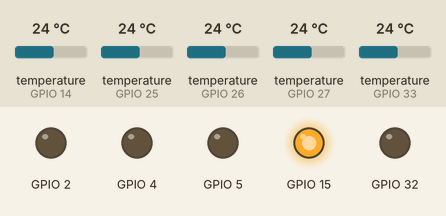
A program run on a simulated ESP32 board running MicroPython. Parts: output pins drawn as LEDs (lit = HIGH). The test bench sets the inputs (shaded band); at power-on: temperature (sensors on GPIO 25, GPIO 14, GPIO 26, GPIO 27, GPIO 33) 24 °C. WiFi joins after 1.5 s; files the program writes start out absent; no MQTT or app messages arrive unless stated; files that are not in the repository are absent; the clock reads 2024-03-15 10:24:30 at power-on unless the program sets it; what the program prints to the serial console is not drawn.

Above: at 3.5 s.
3.6 s: temperature (sensor on GPIO 25) set to 26.3 °C
At 6.6 s:
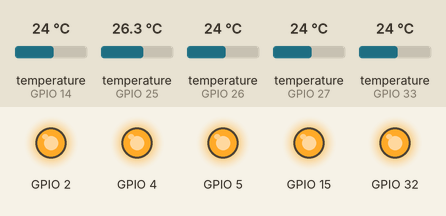
13.8 s: temperature (sensor on GPIO 25) set to 27.4 °C
At 22.3 s:
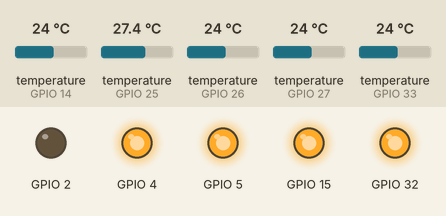
22.9 s: temperature (sensor on GPIO 14) set to 26.6 °C
31.2 s: temperature (sensor on GPIO 14) set to 27.7 °C
At 33.4 s:
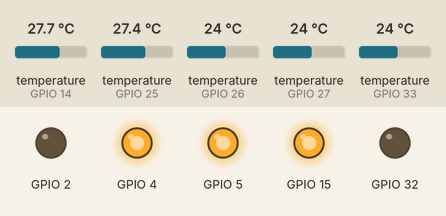
39.5 s: temperature (sensor on GPIO 26) set to 26.6 °C
49.8 s: temperature (sensor on GPIO 26) set to 27.4 °C
At 58.0 s:
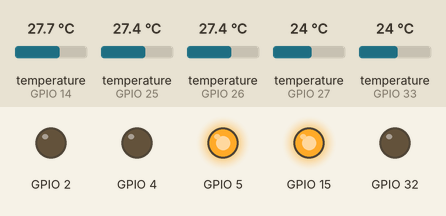
Timing chart, 0 to 59.5 s (numbered marks = the images above; inputs shaded):
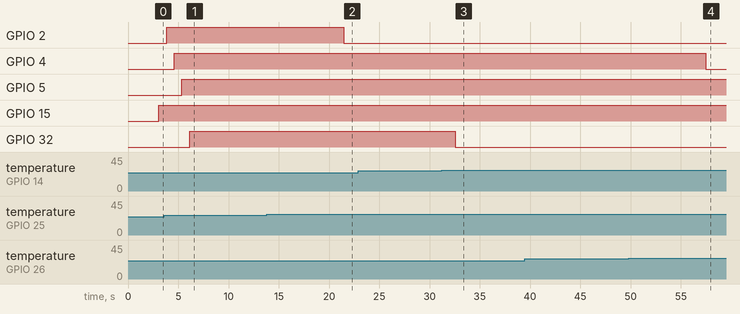

Measured:
- the behaviour switches between 26.9 and 27 °C on temperature (sensor on GPIO 25) (found by bisection; images 1 and 2)
- the behaviour switches between 26.9 and 27 °C on temperature (sensor on GPIO 14) (found by bisection; images 2 and 3)
- the behaviour switches between 26.9 and 27 °C on temperature (sensor on GPIO 26) (found by bisection; images 3 and 4)
- after the input at 13.8 s, GPIO 2: HIGH → LOW after 7.7 s
- after the input at 22.9 s, every drawn part: stays the same
- after the input at 31.2 s, GPIO 32: HIGH → LOW after 1.4 s
- after the input at 39.5 s, every drawn part: stays the same
- after the input at 49.8 s, GPIO 4: HIGH → LOW after 7.7 s

The program:

SVR.py
```python
import time
import machine
import onewire
import ds18x20
import json
from machine import Pin
from umqtt.robust import MQTTClient
import wifi
import os

# === Conexión WiFi ===
if not wifi.conectar():
    print("Error: no se puede continuar sin conexión WiFi")
    while True:
        time.sleep(1)

# === Configuración de sensores DS18B20 ===
pines_sensores = [33, 25, 26, 27, 14]  # Pines de los 5 sensores
sensores = []

print("=== Escaneo de sensores DS18B20 ===")
for pin in pines_sensores:
    try:
        ow = onewire.OneWire(machine.Pin(pin))
        ds = ds18x20.DS18X20(ow)
        roms = ds.scan()
        sensores.append((ds, roms, pin))
        print(f"Pin {pin}: {roms}")
    except Exception as e:
        print(f"Error inicializando pin {pin}: {e}")

if not any(roms for _, roms, _ in sensores):
    print("⚠️ No se detectaron sensores DS18B20")
    while True:
        time.sleep(2)

# === Configuración MQTT ===
MQTT_BROKER = "6.tcp.ngrok.io"
MQTT_PORT = 18263
MQTT_CLIENT_ID = "esp32_valvulas_resistencias"

# Tópicos MQTT para temperaturas
MQTT_TOPICS_TEMP = [
    b"esp1/temperatura/sensor1",
    b"esp1/temperatura/sensor2",
    b"esp1/temperatura/sensor3",
    b"esp1/temperatura/sensor4",
    b"esp1/temperatura/sensor5",
]

# Tópicos MQTT para válvulas
MQTT_TOPICS_VALVULAS = [
    b"esp2/pintura/valvula1",
    b"esp2/pintura/valvula2",
    b"esp2/pintura/valvula3",
    b"esp2/pintura/valvula4",
    b"esp2/pintura/valvula5",
]

# === Conectar al broker MQTT ===
client = MQTTClient(MQTT_CLIENT_ID, MQTT_BROKER, port=MQTT_PORT)
client.connect()
print("Conectado al broker MQTT")

# === Archivo JSON ===
json_filename = "temperaturasSensores.json"

# === Configuración de pines para resistencias ===
# Mapeo directo: sensor1→15, sensor2→2, sensor3→4, sensor4→35, sensor5→32
pines_resistencias = [15, 2, 4, 5, 32]
resistencias = []

for i, pin in enumerate(pines_resistencias):
    try:
        p = Pin(pin, Pin.OUT)
        p.value(0)
        resistencias.append(p)
        print(f"Resistencia {i+1} asignada al pin {pin}")
    except Exception as e:
        print(f"Error inicializando resistencia {i+1} en pin {pin}: {e}")
        resistencias.append(None)

# === Parámetros de control ===
TEMP_UMBRAL_VALVULA = 27.0  # Temperatura para activar válvula
TEMP_ON_RESIST = 25.0       # Encender resistencia
TEMP_OFF_RESIST = 27.0      # Apagar resistencia

estado_valvulas = [False] * 5
estado_resistencias = [False] * 5

# === Bucle principal ===
try:
    while True:
        datos = {}

        for i, (sensor, roms, pin_sensor) in enumerate(sensores):
            if not roms:
                print(f"No hay sensor en pin {pin_sensor}")
                continue

            try:
                sensor.convert_temp()
                time.sleep_ms(750)

                for rom in roms:
                    temp = sensor.read_temp(rom)
                    print(f"Sensor {i+1} (pin {pin_sensor}): {temp:.2f} °C")

                    # Publicar temperatura
                    client.publish(MQTT_TOPICS_TEMP[i], "{:.2f}".format(temp))
                    datos[f"sensor{i+1}"] = temp

                    # === Lógica de válvulas ===
                    if temp >= TEMP_UMBRAL_VALVULA and not estado_valvulas[i]:
                        client.publish(MQTT_TOPICS_VALVULAS[i], b"ON")
                        estado_valvulas[i] = True
                        print(f"🌡️ Sensor {i+1} ≥ 27°C → Válvula {i+1} ACTIVADA")

                    elif temp < TEMP_UMBRAL_VALVULA and estado_valvulas[i]:
                        client.publish(MQTT_TOPICS_VALVULAS[i], b"OFF")
                        estado_valvulas[i] = False
                        print(f"🌡️ Sensor {i+1} < 27°C → Válvula {i+1} DESACTIVADA")

                    # === Lógica de resistencias (asociadas 1 a 1 con sensores) ===
                    if resistencias[i] is not None:
                        if temp <= TEMP_ON_RESIST and not estado_resistencias[i]:
                            resistencias[i].value(1)
                            estado_resistencias[i] = True
                            print(f"🔥 Sensor {i+1} ≤ 25°C → Resistencia {i+1} ENCENDIDA")

                        elif temp >= TEMP_OFF_RESIST and estado_resistencias[i]:
                            resistencias[i].value(0)
                            estado_resistencias[i] = False
                            print(f"🔥 Sensor {i+1} ≥ 27°C → Resistencia {i+1} APAGADA")

            except Exception as e:
                print(f"Error leyendo sensor en pin {pin_sensor}: {e}")

        # === Guardar datos en JSON ===
        try:
            try:
                with open(json_filename, "r") as f:
                    historial = json.load(f)
                if not isinstance(historial, list):
                    historial = []
            except:
                historial = []

            historial.append(datos)

            with open(json_filename, "w") as f:
                f.write("[\n")
                for j, d in enumerate(historial):
                    linea = json.dumps(d)
                    if j < len(historial) - 1:
                        f.write("  " + linea + ",\n")
                    else:
                        f.write("  " + linea + "\n")
                f.write("]")

            print("Lectura guardada correctamente en", json_filename)

        except Exception as e:
            print("Error al guardar JSON:", e)

        time.sleep(5)

# === Interrupción manual (Ctrl+C) ===
except KeyboardInterrupt:
    print("\nLectura interrumpida por el usuario.")
    print("Iniciando MqttValvula.py...")
    time.sleep(2)
    os.system("MqttValvula.py")

# === Errores inesperados ===
except Exception as e:
    print("Error inesperado:", e)
    print("Iniciando MqttValvula.py...")
    time.sleep(2)
    os.system("MqttValvula.py")
```

wifi.py
```python
import network
import time

SSID = "moto 32_3496"          # Nombre de la red WiFi
PASSWORD = "serviciotop2024"      # Contraseña de la red WiFi

def conectar():
    wifi = network.WLAN(network.STA_IF)
    wifi.active(True)

    if not wifi.isconnected():
        print('Conectando a la red WiFi...')
        wifi.connect(SSID, PASSWORD)

        timeout = 15
        start = time.time()
        while not wifi.isconnected():
            if time.time() - start > timeout:
                print("No se pudo conectar al WiFi.")
                return False
            time.sleep(1)

    if wifi.isconnected():
        print("Conectado a WiFi")
        print("Dirección IP:", wifi.ifconfig()[0])
        return True
    else:
        print("Fallo al conectar.")
        return False
```
